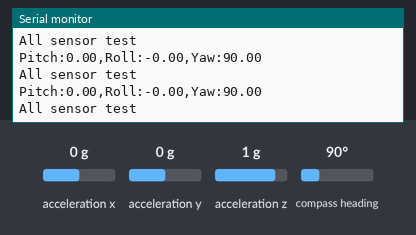
Bench run of a sketch on a simulated Arduino Mega 2560, built with avr-gcc and run on an emulated ATmega2560. On the bench: the last lines printed to the serial monitor. The inputs (shaded band) are chosen by the test bench; at power-on: acceleration x 0 g, acceleration y 0 g, acceleration z 1 g, compass heading 90°.

Above: at 1.2 s.
1.3 s: acceleration x set to -1.4 g
At 2.6 s:
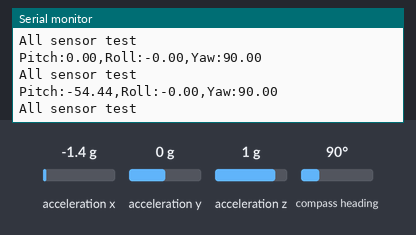
2.8 s: acceleration y set to -1.4 g
At 3.8 s:
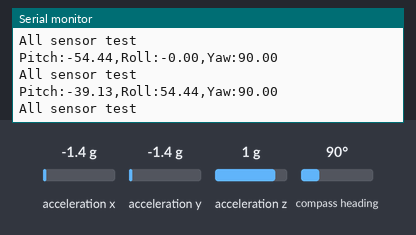
4.3 s: acceleration z set to -1.4 g
At 5.6 s:
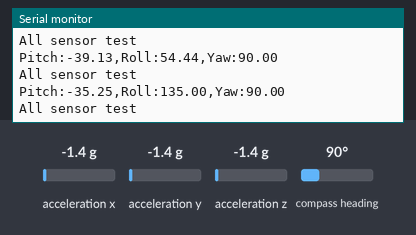
5.8 s: compass heading set to 7°
At 6.9 s:
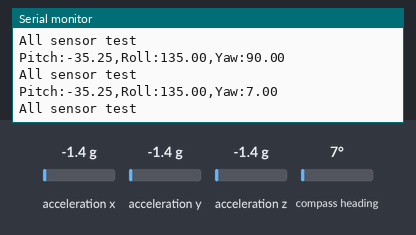
Timing chart, 0 to 8.3 s (numbered marks = the images above; inputs shaded):
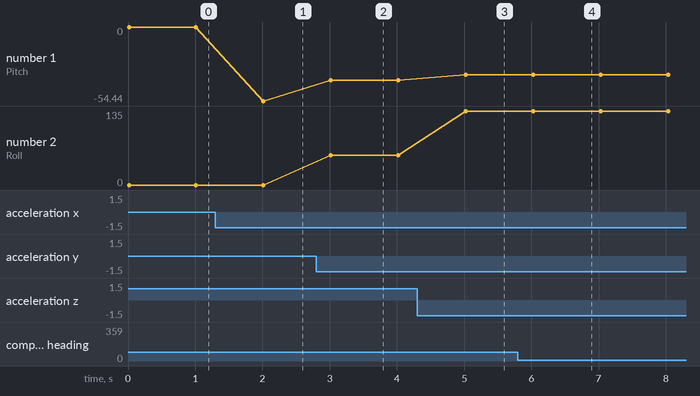

Measured:
- after the input at 1.3 s, the serial monitor: prints a new line after 0.71 s (image 1)
- after the input at 2.8 s, the serial monitor: prints a new line after 0.22 s (image 2)
- after the input at 4.3 s, the serial monitor: prints a new line after 0.73 s (image 3)
- after the input at 5.8 s, the serial monitor: prints a new line after 0.23 s (image 4)
- plotted number 1: 0 → -54.44 after the input at 1.3 s, -54.44 → -39.13 after the input at 2.8 s, -39.13 → -35.25 after the input at 4.3 s
- plotted number 2: 0 → 54.44 after the input at 2.8 s, 54.44 → 135 after the input at 4.3 s

The sketch:

BNO_testing.ino
```cpp
#include <Wire.h>
#include <SD.h>
#include <Adafruit_BNO055.h>

Adafruit_BNO055 bno;
File myFile;

float temp, pressure, real_altitude, accel_x, accel_y, accel_z, pitch, roll, yaw;
int seaLevelhPa = 102540;
int FAILURE = 4;
int LOOP = 22;

void setup() {
  // put your setup code here, to run once:
  Serial.begin(9600);
  Wire.begin();
  Serial.println(F("All sensor test"));

  digitalWrite(FAILURE, LOW);
  digitalWrite(LOOP, LOW);

  // Check BNO
  while (!bno.begin())
  {
    Serial.print("BNO055 initialization failed!");
    digitalWrite(FAILURE, HIGH);
  }
  digitalWrite(FAILURE, LOW);

  bno.setExtCrystalUse(true);
}

void loop() {
  imu::Vector<3> accel_euler = bno.getVector(Adafruit_BNO055::VECTOR_ACCELEROMETER);
  accel_x = accel_euler.x();
  accel_y = accel_euler.y();
  accel_z = accel_euler.z();

  imu::Vector<3> euler = bno.getVector(Adafruit_BNO055::VECTOR_EULER);
  pitch = euler.y();
  roll = euler.z();
  yaw = euler.x();

  String str = "";
  str += "Pitch:";
  str += pitch;
  str += ",";
  str += "Roll:";
  str += roll;
  str += ",";
  str += "Yaw:";
  str += yaw;
  str += "\n";

  Serial.println(str);
  Serial.println();

  Serial.println(F("All sensor test"));

  delay(500);
  digitalWrite(LOOP, LOW);
  delay(500);
  digitalWrite(LOOP, HIGH);
}
```
